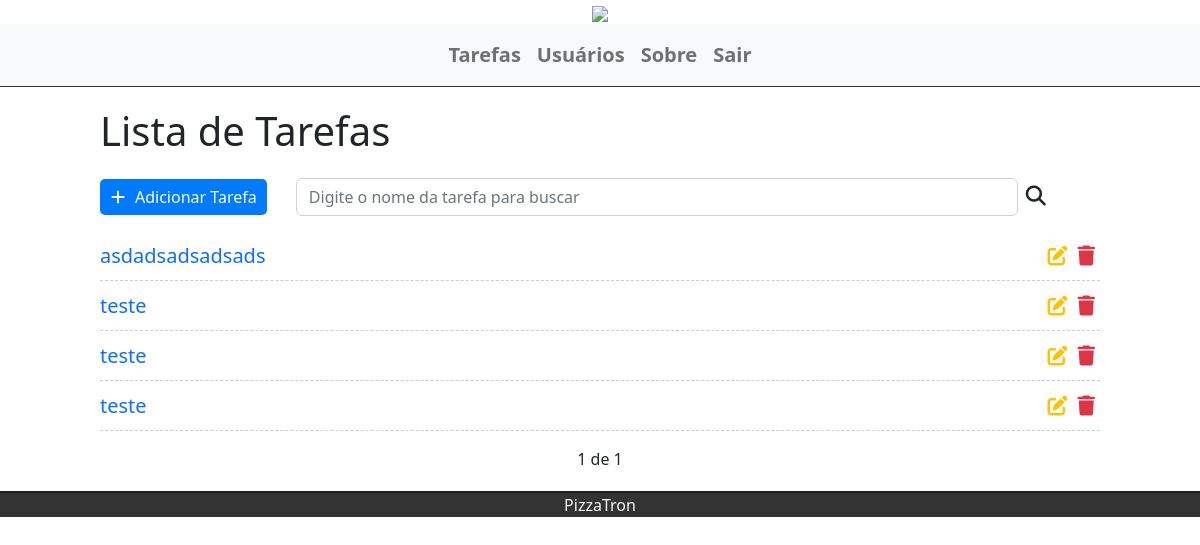
The app's page / (signed in) with its own data.
### tasks/models.py (models this page shows, shortened)
class Task(models.Model):
    STATUS = (
        ('doing', 'Aberto'),
        ('done', 'Fechado'),
    )
    title = models.CharField(max_length=255)
    description = models.TextField()
    done = models.CharField(
        max_length=5,
        choices=STATUS,
    )
    user = models.ForeignKey(get_user_model(), on_delete=models.CASCADE)
    create_at = models.DateTimeField(auto_now_add=True)
    update_at = models.DateTimeField(auto_now=True)

### tasks/views.py (the view)
# urls.py: path('', views.taskList, name='task-list'),
@login_required
def taskList(request):
    search = request.GET.get('search')
    if search:
        tasks = Task.objects.filter(title__icontains=search, user=request.user)
    else:
        tasks_list = Task.objects.all().order_by('-create_at').filter(user=request.user)
        paginator = Paginator(tasks_list, 5)
        page = request.GET.get('page')
        tasks = paginator.get_page(page)
    return render(request, 'tasks/list.html', {'tasks': tasks})

### tasks/templates/tasks/list.html (shortened to what this page needs)
{% extends 'base.html' %}
{% block content %}
    <div class="offset-1 col-10 list-div">
        <h1>Lista de Tarefas</h1>
        <a id="add-link" href="newtask/">
            <div class="col-2 add-div">
                <i class="fas fa-plus"></i>Adicionar Tarefa
            </div>
        </a>
        <div class="col-9 search-div">
            <form method="GET" id="search-form" class="d-flex">
                <input class="form-control me-2"
                       type="text"
                       id="search"
                       name="search"
                       placeholder="Digite o nome da tarefa para buscar"
                       aria-label="search"
                       value="{{ request.GET.search }}">
                <i class="fa-solid fa-magnifying-glass" id="search-btn"></i>
            </form>
        </div>
        <ul class="task-list">
            {% for task in tasks %}
                <li class="task-item">
                    <span><a class="hyperlink" href="/tasks/{{ task.id }}">{{ task.title }}</a></span>
                    <a href="delete/{{ task.id }}" class="delete-btn"><span><i class="fas fa-trash"></i></span></a>
                    <a href="edit/{{ task.id }}"><span><i class="fas fa-edit"></i></span></a>
                </li>
            {% endfor %}
        </ul>
        <div class="pagination">
            <span class="step-links">
                {% if tasks.paginator.num_pages %}
                    <span class="current">{{ tasks.number }} de {{ tasks.paginator.num_pages }}</span>
                {% endif %}
            </span>
        </div>
    </div>
{% endblock %}

### tasks/static/css/styles.css (style rules this page uses)
#add-link { text-decoration: none; }
.add-div { background-color: #007bff; cursor: pointer; display: inline-block; color: white; padding: 6px; border-radius: 5px; margin-right: 25px; }
.fas.fa-plus { color: white; margin-right: 10px; margin-left: 5px; }
.search-div { padding: 0px; margin-top: 15px; margin-bottom: 15px; display: inline-block; }
.fa-magnifying-glass { font-size: 20px; padding: 8px 0px; cursor: pointer; }
.list-div { padding: 0; }
.task-list { padding-left: 0; }
.task-item { list-style: none; text-decoration: none; font-size: 20px; height: 50px; padding-top: 10px; border-bottom: 1px dashed #ccc; }
.hyperlink { text-decoration: none; }
.fas.fa-trash, .fas.fa-edit { cursor: pointer; margin: 5px; font-size: 20px; float: right; }
.fas.fa-trash { color: #dc3545; }
.fas.fa-edit { color: #ffc107; }
li { list-style: none; }
.pagination { margin-bottom: 20px; }
.step-links { position: relative; margin-left: auto; margin-right: auto; }
.step-links .current { margin-left: 5px; margin-right: 5px; }

### records on screen
Task: title "asdadsadsadsads"
Task: title "teste"
Task: title "teste"
Task: title "teste"

### other values on screen
{{ tasks.number }} "1"
{{ tasks.paginator.num_pages }} "1"
